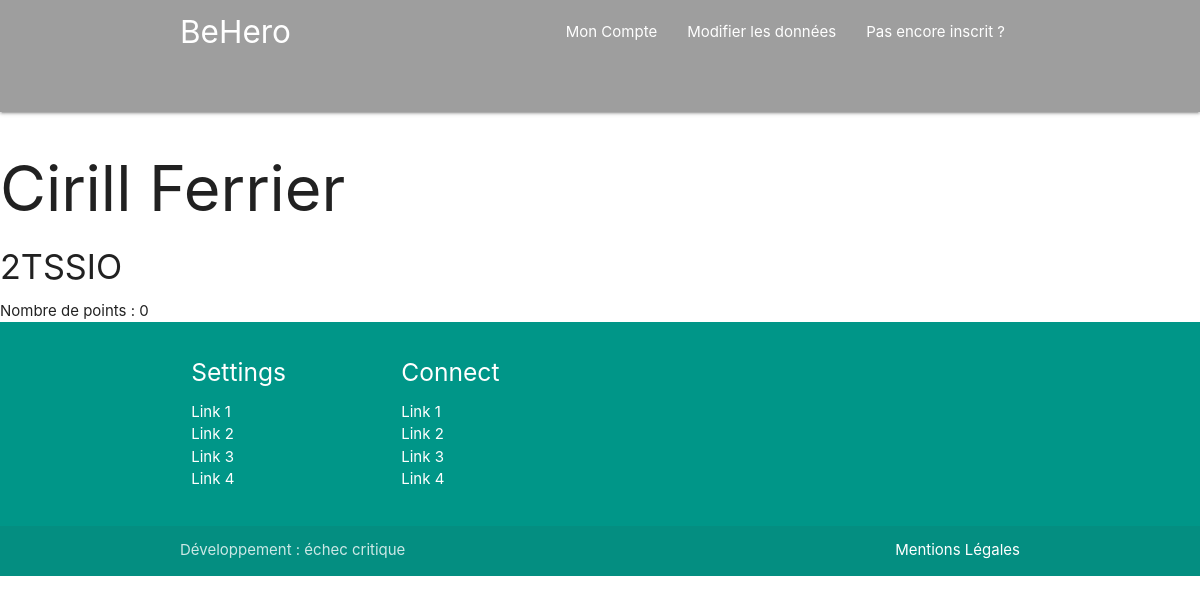
Screenshot of /profil.php?id=4 with the database file from the repository.
### tables this page shows
CREATE TABLE IF NOT EXISTS `eleve` (
  `idE` int(11) NOT NULL AUTO_INCREMENT,
  `NomE` char(50) NOT NULL,
  `PrenomE` char(50) NOT NULL,
  `nbPoint` int(11) NOT NULL DEFAULT '0',
  `password` char(50) NOT NULL,
  `idC` int(11) NOT NULL,
  PRIMARY KEY (`idE`),
  KEY `fk_eleve` (`idC`)
);

CREATE TABLE IF NOT EXISTS `classe` (
  `idC` int(11) NOT NULL AUTO_INCREMENT,
  `NominationC` char(50) NOT NULL,
  PRIMARY KEY (`idC`)
);

### profil.php (the view, shortened to what this page needs)
<!DOCTYPE html>
<html lang="fr">
        <?php include'php/head.php'; ?>
<body>
    <?php include 'php/nav.php'; ?>
    <?php   $id = $_GET['id'];
            $req = "SELECT * FROM eleve e, classe c where e.idC = c.idC and idE = ?";
            $traitement = $connect ->prepare($req);
            $traitement -> bindParam(1, $id);
            $traitement -> execute();
            while($row = $traitement->fetch()) {
                echo "<h1>" . $row['PrenomE'] . " ". $row['NomE'] ."</h1>";
                echo "<h4>" . $row['NominationC'] . "</h4>";
                echo "Nombre de points : " . $row['nbPoint'];
            }
    ?>
    <?php
        include 'php/footer.php';
    ?>
</body>
</html>

### rows the page displays
eleve: PrenomE "Cirill", NomE "Ferrier", classe.NominationC "2TSSIO", nbPoint "0"
